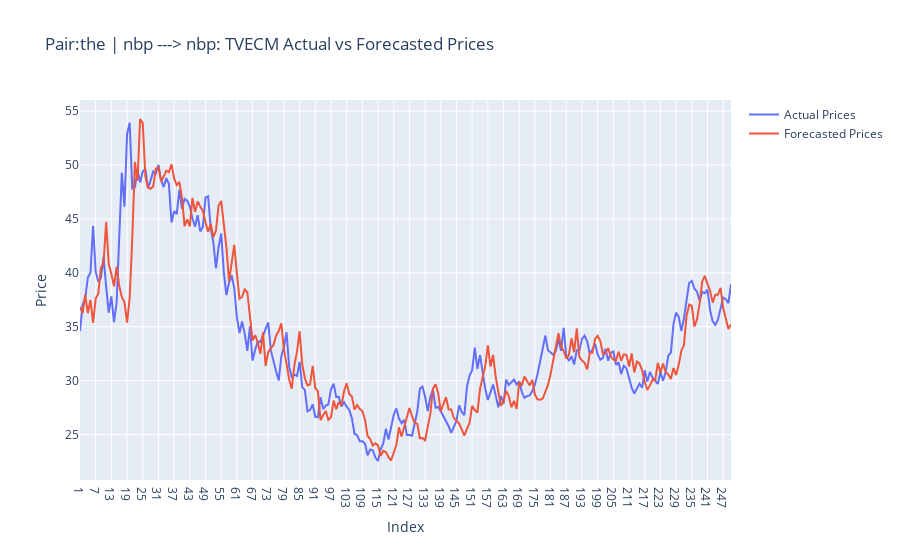

The notebook cell this image was saved under:
### Code cell
%R -o hub2_forecast_comparison
%R -o hub2_name

hub2_forecast_comparison = hub2_forecast_comparison

actual_trace = go.Scatter(
    x=hub2_forecast_comparison.index,
    y=hub2_forecast_comparison['Actual'],
    mode='lines',
    name='Actual Prices'
)

forecasted_trace = go.Scatter(
    x=hub2_forecast_comparison.index,
    y=hub2_forecast_comparison['Forecasted'],
    mode='lines',
    name='Forecasted Prices'
)

heading = "Pair:" + hub1_name.item() + " | " + hub2_name.item() + " ---> " + hub2_name.item() + ': TVECM Actual vs Forecasted Prices'
# Create the plot
layout = go.Layout(
    title = heading,
    xaxis=dict(title='Index'),
    yaxis=dict(title='Price'),
)

fig = go.Figure(data=[actual_trace, forecasted_trace], layout=layout)
fig.show()

### Figure 1 — Plotly figure (JSON) as saved in the notebook; plotly's stock layout.template omitted (floating-point values rounded to 4 significant figures; data arrays with more than 128 entries replaced by an {"elided": "..."} marker saying what was removed)
{"data": [{"mode": "lines", "name": "Actual Prices", "type": "scatter", "x": {"elided": "250 str values"}, "y": {"elided": "250 float values"}}, {"mode": "lines", "name": "Forecasted Prices", "type": "scatter", "x": {"elided": "250 str values"}, "y": {"elided": "250 float values"}}], "layout": {"title": {"text": "Pair:the | nbp ---> nbp: TVECM Actual vs Forecasted Prices"}, "xaxis": {"title": {"text": "Index"}}, "yaxis": {"title": {"text": "Price"}}}}
